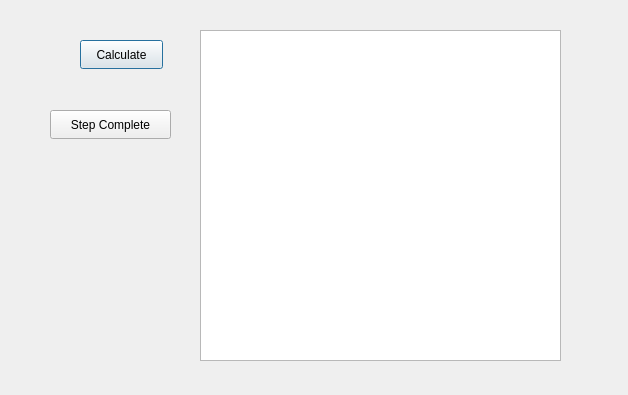
<?xml version="1.0" encoding="UTF-8"?>
<ui version="4.0">
 <class>balanceCalc</class>
 <widget class="QDialog" name="balanceCalc">
  <property name="geometry">
   <rect>
    <x>0</x>
    <y>0</y>
    <width>628</width>
    <height>395</height>
   </rect>
  </property>
  <property name="windowTitle">
   <string>Dialog</string>
  </property>
  <widget class="QPushButton" name="pushButton">
   <property name="geometry">
    <rect>
     <x>80</x>
     <y>40</y>
     <width>83</width>
     <height>29</height>
    </rect>
   </property>
   <property name="text">
    <string>Calculate</string>
   </property>
  </widget>
  <widget class="QListWidget" name="listWidget">
   <property name="geometry">
    <rect>
     <x>200</x>
     <y>30</y>
     <width>361</width>
     <height>331</height>
    </rect>
   </property>
  </widget>
  <widget class="QPushButton" name="pushButton_2">
   <property name="geometry">
    <rect>
     <x>50</x>
     <y>110</y>
     <width>121</width>
     <height>29</height>
    </rect>
   </property>
   <property name="text">
    <string>Step Complete</string>
   </property>
  </widget>
 </widget>
 <resources/>
 <connections/>
</ui>
